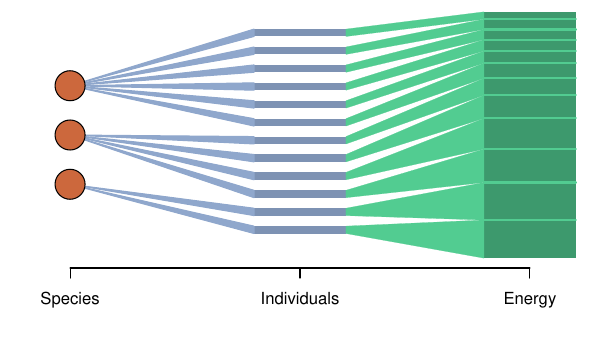

The R source for this figure:
Ebreak <- cumsum(sort(0.03 + (1-0.03*12)*rmultinom(1,1000,rexp(11))[,1]/1000,decreasing=TRUE))
Ebreak <- c(0,Ebreak,1)

indAt <- seq(0.1,0.9,length=12)
sppAt <- seq(0.3,0.7,by=0.2)

pdf(file='fig_meteExplc.pdf', width=6,height=3.5)

par(mar=c(4,0,0,0)+0.1,bg="transparent",fg="black",col.axis="black")
plot(1,type="n",xlim=c(0.4, 1), ylim=c(0,1),xlab="",axes=FALSE)

rect(0.9,0,1,1,col=hsv(0.42,0.6,0.6),border=NA)
segments(x0=0.9,x1=1,y0=Ebreak[2:12],col=hsv(0.42,0.6,0.8),lwd=2)

rect(0.65,indAt,0.75,indAt+0.03,col=hsv(0.6,0.3,0.7),border=NA)

for(i in 1:12) {
  polygon(x=c(0.75,0.75,0.9,0.9),
          y=c(indAt[i],indAt[i]+0.03,Ebreak[i+1],Ebreak[i]),
          col=hsv(0.42,0.6,0.8),border=hsv(0.42,0.6,0.8),lwd=0.2)
  
  if(i < 3) {
    polygon(x=c(0.65,0.65,0.45),
            y=c(indAt[i],indAt[i]+0.03,sppAt[1]),
            col=hsv(0.6,0.3,0.8),border=hsv(0.6,0.3,0.8))
  } else if(i < 7) {
    polygon(x=c(0.65,0.65,0.45),
            y=c(indAt[i],indAt[i]+0.03,sppAt[2]),
            col=hsv(0.6,0.3,0.8),border=hsv(0.6,0.3,0.8))
  } else {
    polygon(x=c(0.65,0.65,0.45),
            y=c(indAt[i],indAt[i]+0.03,sppAt[3]),
            col=hsv(0.6,0.3,0.8),border=hsv(0.6,0.3,0.8))
  }
}

points(rep(0.45,3),sppAt,cex=4,pch=21,bg=hsv(0.05,0.7,0.8))

axis(1,at=c(0.45,0.7,0.95),labels=c('Species','Individuals','Energy'))

dev.off()


pdf(file = 'fig_maxEntExplc1.pdf', width = 4, height = 3)

par(mar = c(2, 2, 0, 0) + 0.5, mgp = c(0.75, 0.75, 0))
plot(1, type = 'n', xlab = '', ylab = 'Probability', axes = FALSE, frame.plot = TRUE, 
     xlim = c(-1, 1), ylim = c(0, dnorm(0, 0, 0.25)), cex.lab = 1.6)
axis(1, at = c(-0.75, 0.75), labels = letters[1:2], cex.axis = 1.6)

segments(x0 = c(-0.75, -0.75, 0.75), x1 = c(-0.75, 0.75, 0.75), 
         y0 = c(0, 1, 0), y1 = c(1, 1, 1), col = '#A62A17', lwd = 4)

dev.off()

pdf(file = 'fig_maxEntExplc2.pdf', width = 4, height = 3)

par(mar = c(2, 2, 0, 0) + 0.5, mgp = c(0.75, 0.75, 0))
plot(1, type = 'n', xlab = '', ylab = 'Probability', axes = FALSE, frame.plot = TRUE, 
     xlim = c(-1, 1), ylim = c(0, dnorm(0, 0, 0.25)), cex.lab = 1.6)
axis(1, at = c(-0.75, 0.75), labels = letters[1:2], cex.axis = 1.6)

segments(x0 = c(-0.75, -0.75, 0.75), x1 = c(-0.75, 0.75, 0.75), 
         y0 = c(0, 1, 0), y1 = c(1, 1, 1), col = '#A62A17', lwd = 4)
curve(dnorm(x, 0, 0.25) - dnorm(0.75, 0, 0.25), add = TRUE, from = -0.75, to = 0.75, 
      col = 'gray40', lwd = 4)

dev.off()


xy <- matrix(runif(200), ncol = 2)

pdf('fig_scatter1.pdf', width = 3, height = 3)
par(mar = c(1, 1, 0, 0))
plot(xy, col.axis = 'transparent', xlab = '', ylab = '')
dev.off()

pdf('fig_scatter2.pdf', width = 3, height = 3)
par(mar = c(1, 1, 0, 0))
plot(xy, col.axis = 'transparent', xlab = '', ylab = '', 
     col = socorro::quantCol(xy[, 2], rev(rainbow(100, end = 0.8))))
dev.off()
